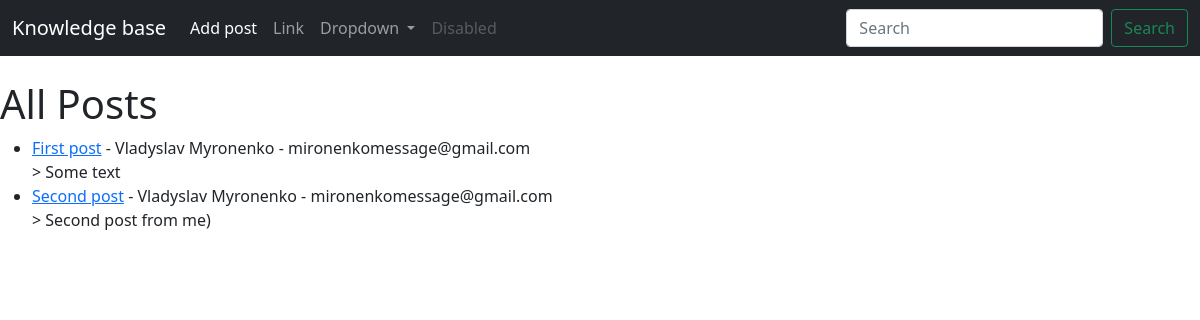
Before: / with the older database file.
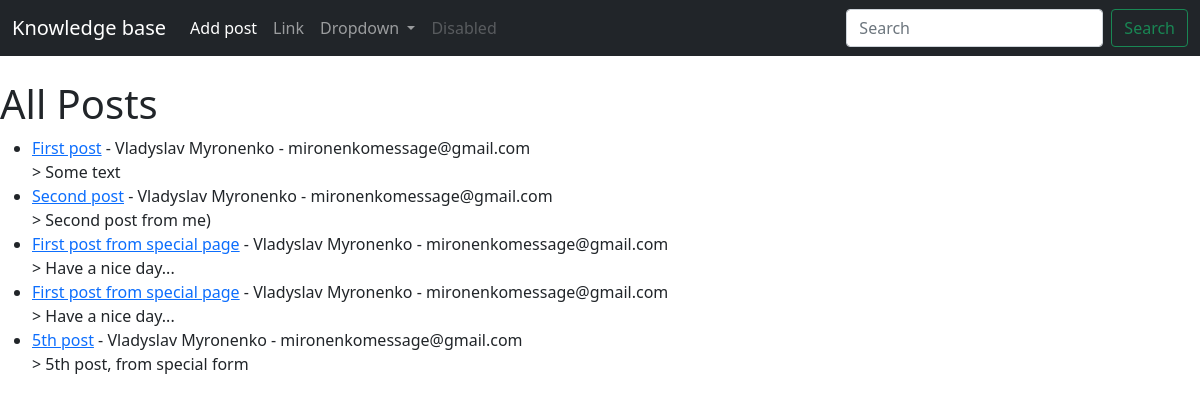
After: the same page with the newer database file.
### blog/models.py (models this page shows, shortened)
class Post(models.Model):
    title = models.CharField(max_length=255)
    author = models.ForeignKey(User, on_delete=models.CASCADE)
    body = models.TextField()

### blog/views.py (the view)
# urls.py: path('', HomeView.as_view(), name="home"),
class HomeView(ListView):
    model = Post
    template_name = 'home.html'

### blog/templates/home.html
{% extends 'base.html' %}
{% block content %}
<h1> All Posts </h1>
<ul>
    {% for post in object_list %}
        <li><a href="{% url 'article_details' post.pk %}"> {{ post.title }}<a/> - {{ post.author.first_name }}
            {{ post.author.last_name }} - {{ post.author.email}}<br/>>
        {{ post.body }}</li>
    {% endfor %}
</ul>
</html>
{% endblock %}

### blog/templates/base.html (shortened to what this page needs)
<!doctype html>
<html lang="en">
  <head>
    <link href="https://cdn.jsdelivr.net/npm/bootstrap@5.1.3/dist/css/bootstrap.min.css" rel="stylesheet">
  </head>
  <body>
  <nav class="navbar navbar-expand-lg navbar-dark bg-dark">
  <div class="container-fluid">
    <a class="navbar-brand" href="{% url 'home' %}"> Knowledge base</a>
    <div class="collapse navbar-collapse" id="navbarSupportedContent">
      <ul class="navbar-nav me-auto mb-2 mb-lg-0">
        <li class="nav-item">
          <a class="nav-link active" aria-current="page" href="{% url 'add_post' %}">Add post</a>
        </li>
        <li class="nav-item">
          <a class="nav-link" href="#">Link</a>
        </li>
        <li class="nav-item dropdown">
          <a class="nav-link dropdown-toggle" href="#" id="navbarDropdown" role="button" data-bs-toggle="dropdown" aria-expanded="false">
            Dropdown
          </a>
        </li>
        <li class="nav-item">
          <a class="nav-link disabled">Disabled</a>
        </li>
      </ul>
      <form class="d-flex">
        <input class="form-control me-2" type="search" placeholder="Search" aria-label="Search">
        <button class="btn btn-outline-success" type="submit">Search</button>
      </form>
    </div>
  </div>
</nav>
  <br>
    {% block content %}
    {% endblock %}
  </body>
</html>

Changed rows visible on the page:
added Post: title "First post from special page", author.first_name "Vladyslav", author.last_name "Myronenko", author.email "mironenkomessage@gmail.com", body "Have a nice day..."
added Post: title "First post from special page", author.first_name "Vladyslav", author.last_name "Myronenko", author.email "mironenkomessage@gmail.com", body "Have a nice day..."
added Post: title "5th post", author.first_name "Vladyslav", author.last_name "Myronenko", author.email "mironenkomessage@gmail.com", body "5th post, from special form"
